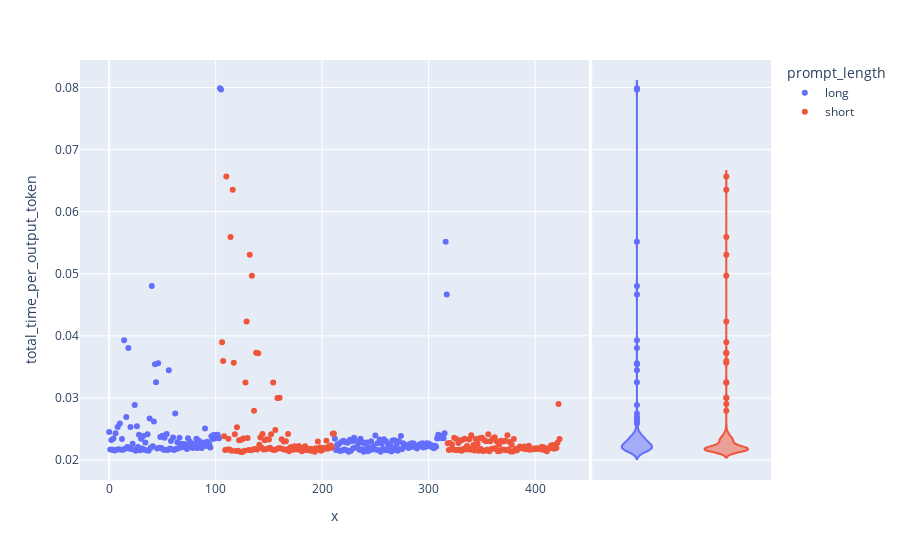
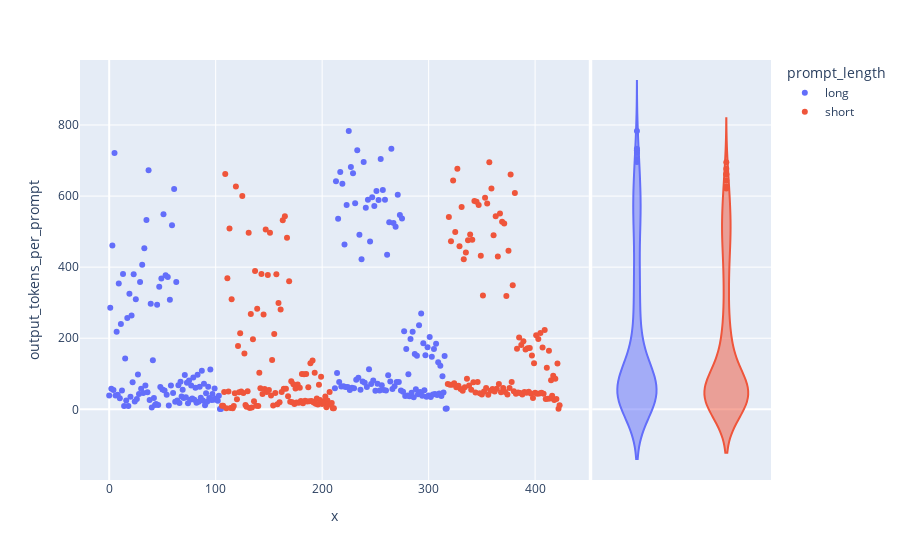
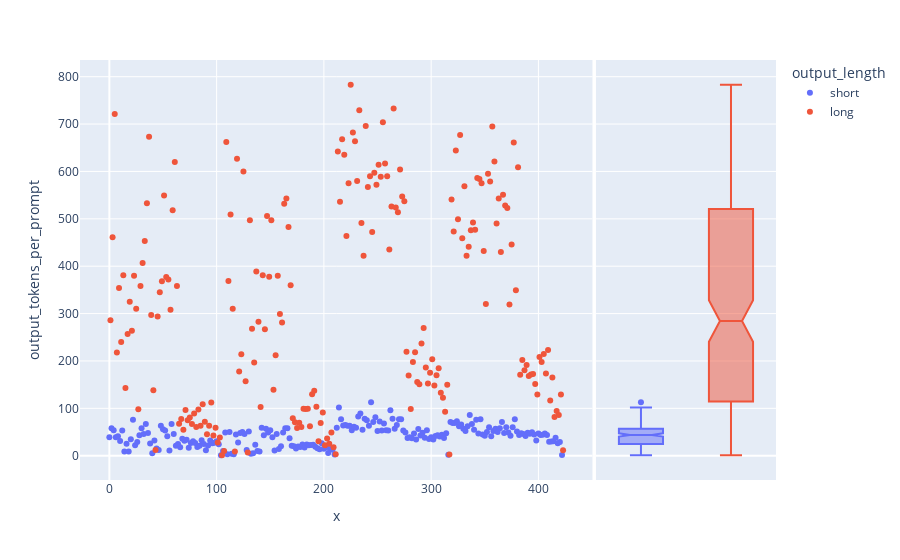

Notebook code for these charts, in order:
### Markdown cell above
## Analyze effect of Prompt Length
- time per output token
- on number of output tokens p

`Output length is a categorical field`

### Code cell
fig = px.scatter(data_df, x= range(len(data_df)), y= "total_time_per_output_token", color = 'prompt_length', marginal_y="violin")
fig.show()
fig = px.scatter(data_df, x= range(len(data_df)), y= "output_tokens_per_prompt", color = 'prompt_length', marginal_y="violin")
fig.show()
fig = px.scatter(data_df, x= range(len(data_df)), y= "output_tokens_per_prompt", color = 'output_length', marginal_y="box")
fig.show()

### Figure 1 — Plotly figure (JSON) as saved in the notebook; plotly's stock layout.template omitted (floating-point values rounded to 4 significant figures; data arrays with more than 128 entries replaced by an {"elided": "..."} marker saying what was removed)
{"data": [{"hovertemplate": "prompt_length=long<br>x=%{x}<br>total_time_per_output_token=%{y}<extra></extra>", "legendgroup": "long", "marker": {"color": "#636efa", "symbol": "circle"}, "mode": "markers", "name": "long", "orientation": "v", "showlegend": true, "type": "scatter", "x": {"elided": "212 int values"}, "xaxis": "x", "y": {"elided": "212 float values"}, "yaxis": "y"}, {"alignmentgroup": "True", "hovertemplate": "prompt_length=long<br>total_time_per_output_token=%{y}<extra></extra>", "legendgroup": "long", "marker": {"color": "#636efa", "symbol": "circle"}, "name": "long", "offsetgroup": "long", "scalegroup": "y", "showlegend": false, "type": "violin", "xaxis": "x2", "y": {"elided": "212 float values"}, "yaxis": "y2"}, {"hovertemplate": "prompt_length=short<br>x=%{x}<br>total_time_per_output_token=%{y}<extra></extra>", "legendgroup": "short", "marker": {"color": "#EF553B", "symbol": "circle"}, "mode": "markers", "name": "short", "orientation": "v", "showlegend": true, "type": "scatter", "x": {"elided": "212 int values"}, "xaxis": "x", "y": {"elided": "212 float values"}, "yaxis": "y"}, {"alignmentgroup": "True", "hovertemplate": "prompt_length=short<br>total_time_per_output_token=%{y}<extra></extra>", "legendgroup": "short", "marker": {"color": "#EF553B", "symbol": "circle"}, "name": "short", "offsetgroup": "short", "scalegroup": "y", "showlegend": false, "type": "violin", "xaxis": "x2", "y": {"elided": "212 float values"}, "yaxis": "y2"}], "layout": {"legend": {"title": {"text": "prompt_length"}, "tracegroupgap": 0}, "margin": {"t": 60}, "xaxis": {"anchor": "y", "domain": [0, 0.7363], "title": {"text": "x"}}, "xaxis2": {"anchor": "y2", "domain": [0.7413, 1], "matches": "x2", "showgrid": false, "showline": false, "showticklabels": false, "ticks": ""}, "yaxis": {"anchor": "x", "domain": [0, 1], "title": {"text": "total_time_per_output_token"}}, "yaxis2": {"anchor": "x2", "domain": [0, 1], "matches": "y", "showgrid": true, "showticklabels": false}}}

### Figure 2 — Plotly figure (JSON) as saved in the notebook; plotly's stock layout.template omitted (floating-point values rounded to 4 significant figures; data arrays with more than 128 entries replaced by an {"elided": "..."} marker saying what was removed)
{"data": [{"hovertemplate": "prompt_length=long<br>x=%{x}<br>output_tokens_per_prompt=%{y}<extra></extra>", "legendgroup": "long", "marker": {"color": "#636efa", "symbol": "circle"}, "mode": "markers", "name": "long", "orientation": "v", "showlegend": true, "type": "scatter", "x": {"elided": "212 int values"}, "xaxis": "x", "y": {"elided": "212 float values"}, "yaxis": "y"}, {"alignmentgroup": "True", "hovertemplate": "prompt_length=long<br>output_tokens_per_prompt=%{y}<extra></extra>", "legendgroup": "long", "marker": {"color": "#636efa", "symbol": "circle"}, "name": "long", "offsetgroup": "long", "scalegroup": "y", "showlegend": false, "type": "violin", "xaxis": "x2", "y": {"elided": "212 float values"}, "yaxis": "y2"}, {"hovertemplate": "prompt_length=short<br>x=%{x}<br>output_tokens_per_prompt=%{y}<extra></extra>", "legendgroup": "short", "marker": {"color": "#EF553B", "symbol": "circle"}, "mode": "markers", "name": "short", "orientation": "v", "showlegend": true, "type": "scatter", "x": {"elided": "212 int values"}, "xaxis": "x", "y": {"elided": "212 float values"}, "yaxis": "y"}, {"alignmentgroup": "True", "hovertemplate": "prompt_length=short<br>output_tokens_per_prompt=%{y}<extra></extra>", "legendgroup": "short", "marker": {"color": "#EF553B", "symbol": "circle"}, "name": "short", "offsetgroup": "short", "scalegroup": "y", "showlegend": false, "type": "violin", "xaxis": "x2", "y": {"elided": "212 float values"}, "yaxis": "y2"}], "layout": {"legend": {"title": {"text": "prompt_length"}, "tracegroupgap": 0}, "margin": {"t": 60}, "xaxis": {"anchor": "y", "domain": [0, 0.7363], "title": {"text": "x"}}, "xaxis2": {"anchor": "y2", "domain": [0.7413, 1], "matches": "x2", "showgrid": false, "showline": false, "showticklabels": false, "ticks": ""}, "yaxis": {"anchor": "x", "domain": [0, 1], "title": {"text": "output_tokens_per_prompt"}}, "yaxis2": {"anchor": "x2", "domain": [0, 1], "matches": "y", "showgrid": true, "showticklabels": false}}}

### Figure 3 — Plotly figure (JSON) as saved in the notebook; plotly's stock layout.template omitted (floating-point values rounded to 4 significant figures; data arrays with more than 128 entries replaced by an {"elided": "..."} marker saying what was removed)
{"data": [{"hovertemplate": "output_length=short<br>x=%{x}<br>output_tokens_per_prompt=%{y}<extra></extra>", "legendgroup": "short", "marker": {"color": "#636efa", "symbol": "circle"}, "mode": "markers", "name": "short", "orientation": "v", "showlegend": true, "type": "scatter", "x": {"elided": "212 int values"}, "xaxis": "x", "y": {"elided": "212 float values"}, "yaxis": "y"}, {"alignmentgroup": "True", "hovertemplate": "output_length=short<br>output_tokens_per_prompt=%{y}<extra></extra>", "legendgroup": "short", "marker": {"color": "#636efa", "symbol": "circle"}, "name": "short", "notched": true, "offsetgroup": "short", "showlegend": false, "type": "box", "xaxis": "x2", "y": {"elided": "212 float values"}, "yaxis": "y2"}, {"hovertemplate": "output_length=long<br>x=%{x}<br>output_tokens_per_prompt=%{y}<extra></extra>", "legendgroup": "long", "marker": {"color": "#EF553B", "symbol": "circle"}, "mode": "markers", "name": "long", "orientation": "v", "showlegend": true, "type": "scatter", "x": {"elided": "212 int values"}, "xaxis": "x", "y": {"elided": "212 float values"}, "yaxis": "y"}, {"alignmentgroup": "True", "hovertemplate": "output_length=long<br>output_tokens_per_prompt=%{y}<extra></extra>", "legendgroup": "long", "marker": {"color": "#EF553B", "symbol": "circle"}, "name": "long", "notched": true, "offsetgroup": "long", "showlegend": false, "type": "box", "xaxis": "x2", "y": {"elided": "212 float values"}, "yaxis": "y2"}], "layout": {"legend": {"title": {"text": "output_length"}, "tracegroupgap": 0}, "margin": {"t": 60}, "xaxis": {"anchor": "y", "domain": [0, 0.7363], "title": {"text": "x"}}, "xaxis2": {"anchor": "y2", "domain": [0.7413, 1], "matches": "x2", "showgrid": false, "showline": false, "showticklabels": false, "ticks": ""}, "yaxis": {"anchor": "x", "domain": [0, 1], "title": {"text": "output_tokens_per_prompt"}}, "yaxis2": {"anchor": "x2", "domain": [0, 1], "matches": "y", "showgrid": true, "showticklabels": false}}}
